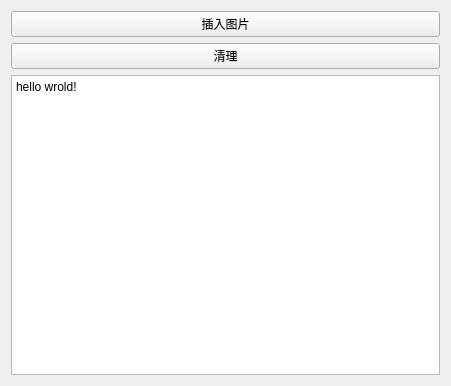
<?xml version="1.0" encoding="UTF-8"?>
<ui version="4.0">
 <class>Form</class>
 <widget class="QWidget" name="Form">
  <property name="geometry">
   <rect>
    <x>0</x>
    <y>0</y>
    <width>451</width>
    <height>386</height>
   </rect>
  </property>
  <property name="windowTitle">
   <string>Form</string>
  </property>
  <layout class="QVBoxLayout" name="verticalLayout">
   <item>
    <widget class="QPushButton" name="pushButton_insertimage">
     <property name="text">
      <string>插入图片</string>
     </property>
    </widget>
   </item>
   <item>
    <widget class="QPushButton" name="pushButton_clear">
     <property name="text">
      <string>清理</string>
     </property>
    </widget>
   </item>
   <item>
    <widget class="TextEditEx" name="textEdit">
     <property name="html">
      <string>&lt;!DOCTYPE HTML PUBLIC &quot;-//W3C//DTD HTML 4.0//EN&quot; &quot;http://www.w3.org/TR/REC-html40/strict.dtd&quot;&gt;
&lt;html&gt;&lt;head&gt;&lt;meta name=&quot;qrichtext&quot; content=&quot;1&quot; /&gt;&lt;style type=&quot;text/css&quot;&gt;
p, li { white-space: pre-wrap; }
&lt;/style&gt;&lt;/head&gt;&lt;body style=&quot; font-family:'SimSun'; font-size:9pt; font-weight:400; font-style:normal;&quot;&gt;
&lt;p style=&quot; margin-top:0px; margin-bottom:0px; margin-left:0px; margin-right:0px; -qt-block-indent:0; text-indent:0px;&quot;&gt;hello wrold!&lt;/p&gt;&lt;/body&gt;&lt;/html&gt;</string>
     </property>
    </widget>
   </item>
  </layout>
 </widget>
 <customwidgets>
  <customwidget>
   <class>TextEditEx</class>
   <extends>QTextEdit</extends>
   <header location="global">texteditex.h</header>
  </customwidget>
 </customwidgets>
 <resources/>
 <connections/>
</ui>
